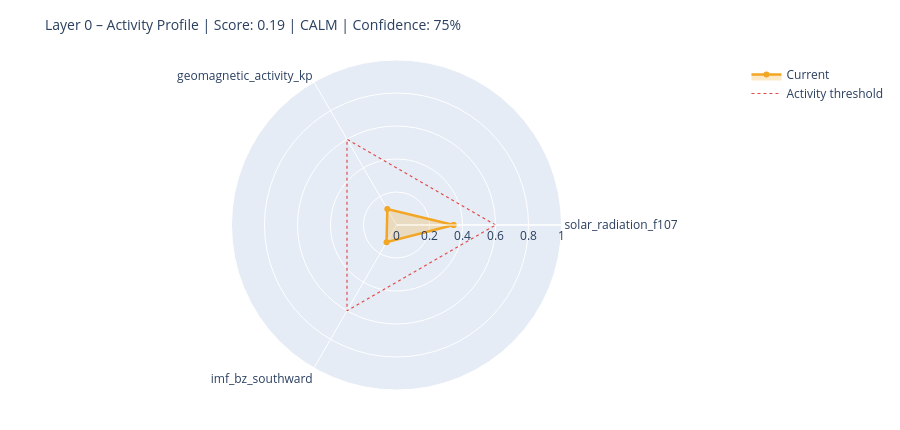

The notebook cell this image was saved under:
### Markdown cell above
---
## 6. State Assessment & Handoff to Layer 1

### Code cell
# ============================================================
# STEP 1 – Collect raw values with source modes
# Mode: 'primary' | 'fallback_3h' | 'last_valid' | 'missing'
# ============================================================

def safe_last(df, col):
    if df is None or col not in df.columns: return None
    s = df[col].dropna()
    return float(s.iloc[-1]) if not s.empty else None

f107_now = safe_last(df_f107, 'f10.7')
bz_now   = safe_last(df_mag,  'bz_gsm')
kp_now   = safe_last(df_kp,   'kp')
sw_now   = safe_last(df_sw,   'speed')

source_modes = {
    'F10.7':    'primary'  if f107_now is not None else 'missing',
    'Kp':       'primary'  if kp_now   is not None else 'missing',
    'IMF_Bz':   'primary'  if bz_now   is not None else 'missing',
    'SW_speed': 'primary'  if sw_now   is not None else 'missing',
}

# Kp Fallback – 3h endpoint
if kp_now is None:
    try:
        r = requests.get(
            'https://services.swpc.noaa.gov/json/noaa-planetary-k-index.json',
            timeout=10)
        r.raise_for_status()
        fb = pd.DataFrame(r.json())
        tc = next((c for c in fb.columns if 'time' in c.lower()), fb.columns[0])
        kc = next((c for c in fb.columns if 'kp' in c.lower() and c != tc), None)
        if kc:
            fb[kc] = fb[kc].astype(str).str.extract(r'([0-9]+(?:\.[0-9]*)?)')[0]
            fb[kc] = pd.to_numeric(fb[kc], errors='coerce')
            fb = fb[fb[kc] >= 0].dropna(subset=[kc])
            if not fb.empty:
                kp_now = float(fb[kc].iloc[-1])
                source_modes['Kp'] = 'fallback_3h'
                print(f'  Kp fallback (3h): {kp_now:.1f}')
    except Exception as e:
        print(f'  Kp fallback failed: {e}')

# Solar Wind Fallback – last valid value
if sw_now is None and df_sw is not None and 'speed' in df_sw.columns:
    s = df_sw['speed'].dropna()
    if not s.empty:
        sw_now = float(s.iloc[-1])
        source_modes['SW_speed'] = 'last_valid'
        print(f'  SW fallback (last_valid): {sw_now:.0f} km/s')

print()
print('Source modes:', source_modes)

# ============================================================
# STEP 2 – Score from available components only
# ============================================================

def norm(v, lo, hi):
    if v is None: return None
    return max(0.0, min(1.0, (v - lo) / (hi - lo)))

COMPONENTS = {
    'solar_radiation_f107':    (f107_now, norm(f107_now, 60, 250)),
    'geomagnetic_activity_kp': (kp_now,   norm(kp_now,   0,   9)),
    'imf_bz_southward':        (bz_now,   norm(-(bz_now or 0) if bz_now else None, -5, 30)
                                           if bz_now is not None else None),
    'solar_wind_speed':        (sw_now,   norm(sw_now, 300, 800)),
}

available   = {k: v[1] for k, v in COMPONENTS.items() if v[1] is not None}
unavailable = [k for k, v in COMPONENTS.items() if v[1] is None]

layer0_score = round(sum(available.values()) / len(available), 4) if available else None
confidence   = round(len(available) / len(COMPONENTS), 2)

level = ('unknown'  if layer0_score is None
         else 'calm'     if layer0_score < 0.3
         else 'moderate' if layer0_score < 0.6
         else 'active')

# ============================================================
# STEP 3 – Dominant Driver
# ============================================================

def dominant_driver(kp, f107, bz, sw):
    candidates = []
    if kp   is not None and kp   >= 4:   candidates.append(('geomagnetic',    kp / 9))
    if sw   is not None and sw   >= 500:  candidates.append(('solar_wind',     sw / 800))
    if bz   is not None and bz   <= -5:   candidates.append(('imf_southward',  abs(bz) / 30))
    if f107 is not None and f107 >= 150:  candidates.append(('solar_radiation',f107 / 250))
    return max(candidates, key=lambda x: x[1])[0] if candidates else 'none'

driver = dominant_driver(kp_now, f107_now, bz_now, sw_now)

# ============================================================
# STEP 4 – Downstream expectations
# ============================================================

def downstream_expectation(driver, score, kp, bz, f107):
    exp = {
        'magnetosphere':        'calm',
        'ionosphere':           'calm',
        'schumann_resonance':   'unchanged',
        'lithosphere_currents': 'low',
    }
    if driver == 'geomagnetic' or (kp and kp >= 5):
        exp['magnetosphere']        = 'compressed / storm'
        exp['ionosphere']           = 'elevated disturbance (TEC variability)'
        exp['schumann_resonance']   = 'elevated amplitude possible'
        exp['lithosphere_currents'] = 'elevated induction currents'
    elif driver == 'imf_southward' or (bz and bz <= -5):
        exp['magnetosphere']        = 'energy coupling active'
        exp['ionosphere']           = 'elevated electron density possible'
        exp['schumann_resonance']   = 'slight modulation possible'
    elif driver == 'solar_radiation' or (f107 and f107 >= 150):
        exp['ionosphere']           = 'elevated ionization (F-layer)'
        exp['schumann_resonance']   = 'slightly elevated background activity'
    return exp

downstream = downstream_expectation(driver, layer0_score, kp_now, bz_now, f107_now)

# ============================================================
# CONSOLE OUTPUT
# ============================================================

W = 58
print('=' * W)
print('LAYER 0 – STATE ASSESSMENT')
print('=' * W)
for name, (raw_v, score_v) in COMPONENTS.items():
    if score_v is not None:
        bar = '█' * int(score_v * 20) + '░' * (20 - int(score_v * 20))
        print(f'  {name:<35}  {bar}  {score_v:.2f}')
    else:
        print(f'  {name:<35}  {"─" * 20}  n/a')
print('-' * W)
print(f'  Score ({len(available)}/{len(COMPONENTS)} components):  {layer0_score:.3f}')
print(f'  Confidence:         {confidence:.0%}')
print(f'  Level:              {level.upper()}')
print(f'  Dominant Driver:    {driver}')

# Radar chart
cats = list(available.keys())
vals = list(available.values())
if len(cats) >= 3:
    fig = go.Figure()
    fig.add_trace(go.Scatterpolar(
        r=vals + [vals[0]], theta=cats + [cats[0]],
        fill='toself', fillcolor='rgba(242,166,35,0.25)',
        line=dict(color='#F2A623', width=2.5), name='Current'
    ))
    fig.add_trace(go.Scatterpolar(
        r=[0.6] * (len(cats) + 1), theta=cats + [cats[0]],
        line=dict(color='#E24B4A', dash='dot', width=1.2),
        mode='lines', name='Activity threshold'
    ))
    fig.update_layout(
        title=dict(text=f'Layer 0 – Activity Profile | Score: {layer0_score:.2f} | {level.upper()} | Confidence: {confidence:.0%}',
                   font=dict(size=14)),
        polar=dict(radialaxis=dict(visible=True, range=[0, 1])),
        height=430, showlegend=True,
        margin=dict(l=60, r=60, t=60, b=40)
    )
    fig.show()

### Figure 1 — Plotly figure (JSON) as saved in the notebook; plotly's stock layout.template omitted (floating-point values rounded to 4 significant figures)
{"data": [{"fill": "toself", "fillcolor": "rgba(242,166,35,0.25)", "line": {"color": "#F2A623", "width": 2.5}, "name": "Current", "r": [0.3457, 0.1111, 0.1206, 0.3457], "theta": ["solar_radiation_f107", "geomagnetic_activity_kp", "imf_bz_southward", "solar_radiation_f107"], "type": "scatterpolar"}, {"line": {"color": "#E24B4A", "dash": "dot", "width": 1.2}, "mode": "lines", "name": "Activity threshold", "r": [0.6, 0.6, 0.6, 0.6], "theta": ["solar_radiation_f107", "geomagnetic_activity_kp", "imf_bz_southward", "solar_radiation_f107"], "type": "scatterpolar"}], "layout": {"height": 430, "margin": {"b": 40, "l": 60, "r": 60, "t": 60}, "polar": {"radialaxis": {"range": [0, 1], "visible": true}}, "showlegend": true, "title": {"font": {"size": 14}, "text": "Layer 0 – Activity Profile | Score: 0.19 | CALM | Confidence: 75%"}}}
